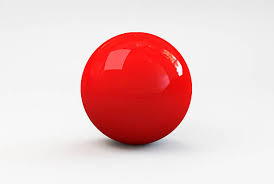
#> input picture images/image.jpg, 274 x 184 px, found by its file name
$ python detector.py
#> lines starting #> are read from the running program, lines starting #| are printed output that depends on the picture
import cv2
import numpy as np

image = cv2.imread('images/image.jpg')
#> image is the input picture: shape (184, 274, 3); mean B, G, R 197.4, 197.5, 234.8

if image is None:
    print ('could not read image')

kernel1 = np.array([[0,0,0],
                    [0,1,0],
                    [0,0,0]])

identity = cv2.filter2D(src=image, ddepth=-1, kernel=kernel1)

#cv2.imshow("original", image)
cv2.imshow("identity", identity)

#cv2.waitKey()
#cv2.imwrite("identity", identity)
#cv2.destroyAllWindows()

#kernals for blurring. 5x5 and 10x10 arrays of 1's, normalised
kernel2 = np.ones((5,5), np.float32)/25
img = cv2.filter2D(src=image, ddepth=-1,kernel=kernel2)
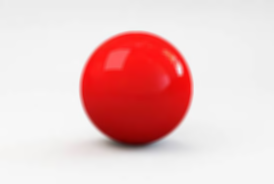
#> img: shape (184, 274, 3); mean B, G, R 197.4, 197.5, 234.8
kernel3 = np.ones((10,10),np.float32)/100
img2 = cv2.filter2D(src=image, ddepth=-1,kernel=kernel3)
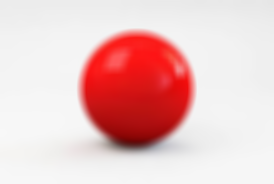
#> img2: shape (184, 274, 3); mean B, G, R 197.3, 197.5, 234.8

#blur shortcut

img_blur = cv2.blur(src=image,ksize=(5,5))
cv2.imshow("blur shortcut",img_blur)

cv2.imshow('original', image)
cv2.imshow("kernel blur", img)
cv2.imshow("kernal big", img2)


cv2.waitKey()
#cv2.imwrite('blur_kernal', img)
cv2.destroyAllWindows()
